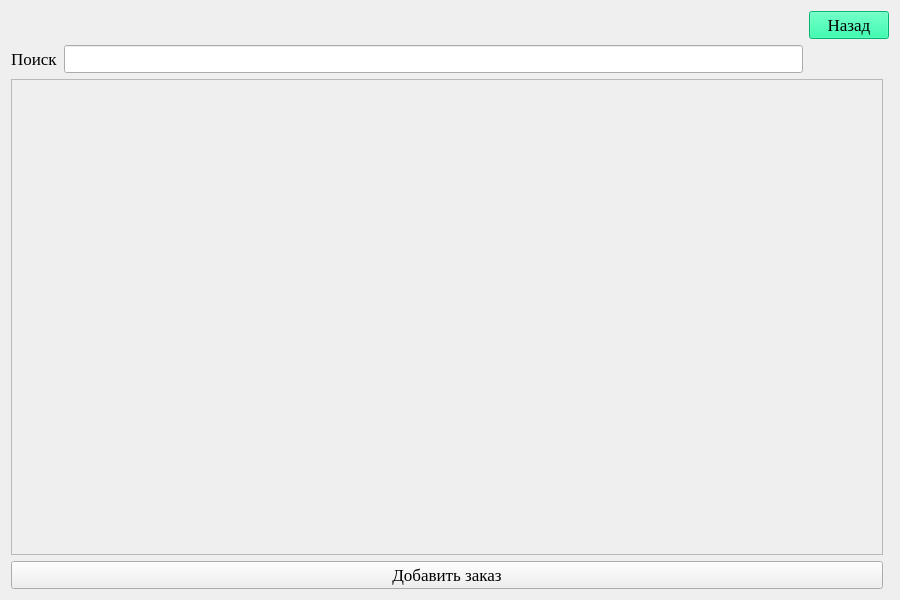
<?xml version="1.0" encoding="UTF-8"?>
<ui version="4.0">
 <class>Form</class>
 <widget class="QWidget" name="Form">
  <property name="geometry">
   <rect>
    <x>0</x>
    <y>0</y>
    <width>900</width>
    <height>600</height>
   </rect>
  </property>
  <property name="font">
   <font>
    <family>Times New Roman</family>
    <pointsize>13</pointsize>
   </font>
  </property>
  <property name="windowTitle">
   <string>Form</string>
  </property>
  <layout class="QGridLayout" name="gridLayout">
   <item row="0" column="0" colspan="2">
    <layout class="QGridLayout" name="up_layout">
     <item row="0" column="0" alignment="Qt::AlignLeft">
      <widget class="QLabel" name="name_label">
       <property name="text">
        <string/>
       </property>
      </widget>
     </item>
     <item row="0" column="1" alignment="Qt::AlignHCenter">
      <widget class="QLabel" name="icon_lable">
       <property name="sizePolicy">
        <sizepolicy hsizetype="Fixed" vsizetype="Fixed">
         <horstretch>0</horstretch>
         <verstretch>0</verstretch>
        </sizepolicy>
       </property>
       <property name="maximumSize">
        <size>
         <width>30</width>
         <height>30</height>
        </size>
       </property>
       <property name="text">
        <string/>
       </property>
       <property name="pixmap">
        <pixmap>../photos/Icon.png</pixmap>
       </property>
       <property name="scaledContents">
        <bool>true</bool>
       </property>
       <property name="alignment">
        <set>Qt::AlignCenter</set>
       </property>
      </widget>
     </item>
     <item row="0" column="2" alignment="Qt::AlignRight">
      <widget class="QPushButton" name="return_btn">
       <property name="font">
        <font>
         <family>Times New Roman</family>
         <pointsize>13</pointsize>
        </font>
       </property>
       <property name="styleSheet">
        <string notr="true">background-color: #00FA9A</string>
       </property>
       <property name="text">
        <string>Назад</string>
       </property>
      </widget>
     </item>
     <item row="1" column="1" alignment="Qt::AlignVCenter">
      <widget class="QLineEdit" name="search_line"/>
     </item>
     <item row="1" column="0">
      <widget class="QLabel" name="search_label">
       <property name="text">
        <string>Поиск</string>
       </property>
      </widget>
     </item>
    </layout>
   </item>
   <item row="1" column="0">
    <widget class="QScrollArea" name="scrollArea">
     <property name="widgetResizable">
      <bool>true</bool>
     </property>
     <widget class="QWidget" name="scrollWidget">
      <property name="geometry">
       <rect>
        <x>0</x>
        <y>0</y>
        <width>882</width>
        <height>499</height>
       </rect>
      </property>
     </widget>
    </widget>
   </item>
   <item row="2" column="0">
    <layout class="QHBoxLayout" name="horizontalLayout">
     <item>
      <widget class="QPushButton" name="add_item_btn">
       <property name="text">
        <string>Добавить заказ</string>
       </property>
      </widget>
     </item>
    </layout>
   </item>
  </layout>
 </widget>
 <resources/>
 <connections/>
</ui>
